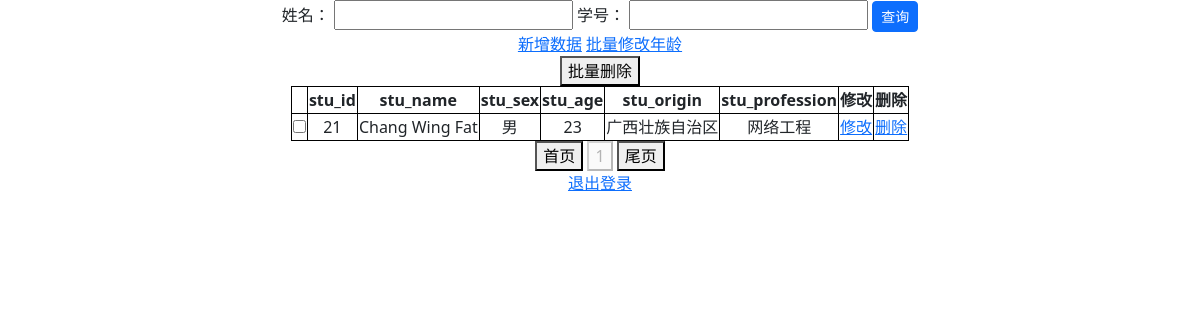
Screenshot of /?id=21 (signed in) with the database file from the repository.
### tables this page shows
CREATE TABLE student_info(
stu_id int primary key not null,
stu_name varchar(50) not null,
stu_sex char(2) not null,
stu_age int not null,
stu_origin varchar(50) not null,
stu_profession varchar(50) not null
);

### app.py (the view)
@app.route("/", methods=["GET"])
def index():
    if not checkLogin():
        return redirect(url_for("login"))
    page = request.args.get("page", 1, type=int)
    ids = []
    values = []
    if "id" in request.args:
        ids.append("stu_id")
        stu_id = request.args.get("id", type=int)
        if stu_id != "" or stu_id is not None:
            values.append(stu_id)
    if "name" in request.args:
        ids.append("stu_name")
        stu_name = request.args.get("name", type=str)
        if stu_name != "" or stu_name is not None:
            values.append(stu_name.strip())
    if len(ids) != 0:
        desp, result = db.query2("student_info", ids, values)
    else:
        desp, result = db.selectAll("student_info")
    if len(result) == 0:
        flash("查询结果为空，请检查查询条件", "error")
    results, pagination = paging(result, page, per_page=20)
    return render_template(
        "show.html", results=results, desp=desp, pagination=pagination, page=page
    )

### app.py (called while the page is built)
def checkLogin():
    return True if "username" in session else False

### db/sql_conn.py (called while the page is built)
def close(conn):
    conn.close()

    def open(self):
        conn = sqlite3.connect(self.database)
        return conn

    def query2(self, table, ids, value):
        conn = self.open()
        cur = conn.cursor()
        if type(ids) in [list]:
            values = []
            for i in range(len(ids)):
                values.append("%s='%s'" % (ids[i], value[i]))
            sql = "select * from '%s' where %s" % (table, " and ".join(values))
        else:
            sql = "select * from '%s' where %s='%s'" % (table, ids, value)
        print(sql)
        cur.execute(sql)
        description = []
        for d in cur.description:
            description.append(d[0])
        result = cur.fetchall()
        cur.close()
        close(conn)
        return description, result

### hand_utils/util.py (called while the page is built)
def paging(result, page, per_page):
    pagination = len(result) // per_page
    if len(result) % per_page > 0:
        pagination += 1
    start = (page - 1) * per_page
    end = start + per_page
    results = result[start:end]
    return results, pagination

### templates/show.html (shortened to what this page needs)
<!DOCTYPE html>
<html lang="en">
<head>
    <link href="/static/bootstrap/css/bootstrap.min.css" rel="stylesheet">
    <link href="/static/css/pop-up.css" rel="stylesheet">
    <link href="/static/css/show.css" rel="stylesheet">
</head>
<body>
<center>
    <div id="container">
    <form id="queryForm">
        <label for="name">姓名：</label>
        <input type="text" name="name" id="name"/>
        <label for="id">学号：</label>
        <input type="text" name="id" id="id"/>
        <input type="button" value="查询" class="btn btn-primary btn-sm" onclick="checkBeforeQuery()"/>
    </form>
    <a href="/add">新增数据</a>
    <a href="/updateAge">批量修改年龄</a>
    <br>
    <form id="deleteForm">
        <button type="button" onclick="deleteForm()">批量删除</button>
        <table>
            <tr>
                <td></td>
                {% for d in desp %}
                <td><b>{{ d }}</b></td>
                {% endfor %}
                <td><b>修改</b></td>
                <td><b>删除</b></td>
            </tr>
            {% for item in results %}
            <tr>
                <td>
                    <input type="checkbox" , name="ids" , value="{{ item[0] }}">
                </td>
                {% for v in item %}
                <td>{{ v }}</td>
                {% endfor %}
                <td><a href="/update?id={{ item[0] }}">修改</a></td>
                <td><a href="/delete/{{ item[0] }}">删除</a></td>
            </tr>
            {% endfor %}
        </table>
    </form>
    <div>
        <button onclick="window.location.href='{{ url_for('index', page=1) }}'">首页</button>
        {% for i in range(page-2, page+3) %}
        {% if i > 0 and i <= pagination %} {% if i !=page %}
        <button
                onclick="window.location.href='{{ url_for('index', page=i) }}'">{{ i }}
        </button>
        {% else %}
        <button disabled>{{ i }}</button>
        {% endif %}
        {% endif %}
        {% endfor %}
        <button onclick="window.location.href='{{ url_for('index', page=pagination) }}'">尾页</button>
    </div>
    <a href="/reset">退出登录</a>
</div>
</center>
</body>
</html>

### static/css/show.css (style rules this page uses)
table, tr, td { border: 1px solid black; text-align: center; }

### rows the page displays
student_info: item "21" "男" "23", stu_name "Chang Wing Fat", stu_origin "广西壮族自治区", stu_profession "网络工程"

### other values shown
{{ d }} "stu_id" "stu_name" "stu_sex" "stu_age" "stu_origin" "stu_profession"
{{ i }} "1"
